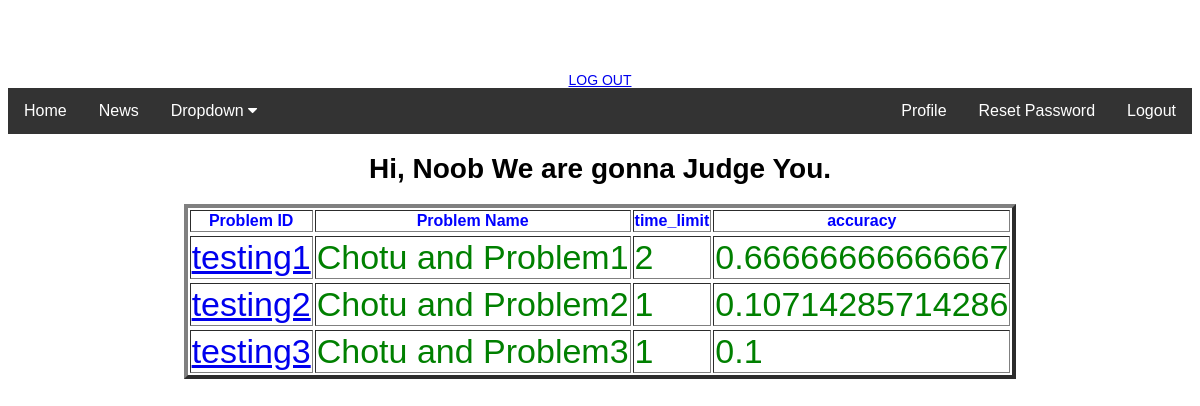
/Home/judge/welcome.php (signed in), run on the app's committed database.
### tables this page shows
CREATE TABLE `problems_db` (
  `prob_id` varchar(120) DEFAULT NULL,
  `prob_name` varchar(120) DEFAULT NULL,
  `time_limit` varchar(120) DEFAULT NULL,
  `correct_submission` varchar(18) DEFAULT NULL,
  `wrong_submission` varchar(18) DEFAULT NULL
);

### Home/judge/welcome.php (the view, shortened to what this page needs)
<?php
$servername = "localhost";
$username = "judge";
$password = "AsdfgH@29";
$dbname = "judge_database";
$conn = new mysqli($servername, $username, $password, $dbname);
$query1="select correct_answer, wrong_answer from node where username=\"".$_SESSION["username"]."\";";
$result1=$conn->query($query1);
while($row = $result1->fetch_assoc()) {
  $correct=explode(";",$row["correct_answer"]);
}
$sql = "SELECT * FROM problems_db";
$result = $conn->query($sql);
echo "<center><table border='4'font-size: 24px; style='color: blue;'>";
if ($result->num_rows > 0) {
    echo "<th>Problem ID</th><th> Problem Name</th><th>time_limit</th><th> accuracy</th><br>";
    while($row = $result->fetch_assoc()) {
      $arrlength=count($correct);
      echo "<tr style='font-size: 34px;'>";
      for($x=0;$x<$arrlength;$x++)
      {
        if ($correct[$x]===$row["prob_id"])
        {
          echo "<tr style='font-size: 34px;color:green;'>";
          break;
        }
      }
      if($row["wrong_submission"]==="0")
      {
        $accuracy=0;
      }
      else{
        $accuracy=(float)$row["correct_submission"]/((float)$row["wrong_submission"]+(float)$row["correct_submission"]);
      }
      echo "<a href='../../problemset/".$row["prob_id"]."/'>";
        echo "<td><a href='../../problemset/".$row["prob_id"]."/'>".$row["prob_id"]."</a></td><td> ".$row["prob_name"]."</td><td> ".$row["time_limit"]."</td><td> ".$accuracy."</td><br>";
      echo  "</a>";
    }
} else {
    echo "0 results";
}
echo "<a href = 'logout.php'>LOG OUT</a>";
?>
<!DOCTYPE html>
<html lang="en">
<head>
    <link rel="stylesheet" href="https://cdnjs.cloudflare.com/ajax/libs/font-awesome/4.7.0/css/font-awesome.min.css">
</head>
<body>
    <div class="navbar">
      <a href="#home">Home</a>
      <a href="#news">News</a>
      <div class="dropdown">
        <button class="dropbtn">Dropdown
          <i class="fa fa-caret-down"></i>
        </button>
      </div>
      <div class="topnav-right">
        <a href="profile.php">Profile</a>
        <a href="reset_password.php">Reset Password</a>
        <a href="logout.php">Logout</a>
      </div>
    </div>
    <div class="page-header">
        <h1>Hi, <b><?php echo htmlspecialchars($_SESSION["username"]); ?></b> We are gonna Judge You.</h1>
    </div>
  </body>
</html>

### Home/judge/welcome.php (style rules this page uses)
body { font: 14px sans-serif; text-align: center; }
.navbar { overflow: hidden; background-color: #333; font-family: Arial; }
.navbar a { float: left; font-size: 16px; color: white; text-align: center; padding: 14px 16px; text-decoration: none; }
.dropdown { float: left; overflow: hidden; }
.dropdown .dropbtn { font-size: 16px; border: none; outline: none; color: white; padding: 14px 16px; background-color: inherit; font-family: inherit; margin: 0; }
.topnav-right { float: right; }

### data on the page
problems_db: prob_id "testing1", prob_name "Chotu and Problem1", time_limit "2", accuracy "0.66666666666667"
problems_db: prob_id "testing2", prob_name "Chotu and Problem2", time_limit "1", accuracy "0.10714285714286"
problems_db: prob_id "testing3", prob_name "Chotu and Problem3", time_limit "1", accuracy "0.1"

### other printed values
$_SESSION["username"] "Noob"
